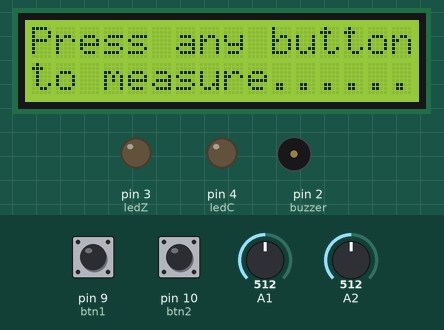
A sketch run on a simulated Arduino Uno, built with avr-gcc and run on an emulated ATmega328P. Shown: 16×2 character LCD, output pins drawn as LEDs (lit = HIGH), buzzer (waves = sounding). The test bench sets the inputs (shaded band); at power-on: pin 9 (btn1) HIGH, pin 10 (btn2) HIGH, A1 = 512, A2 = 512.

Above: at 6.2 s.
6.3 s: pin 9 (btn1) pulled LOW for 0.15 s
At 7.1 s:
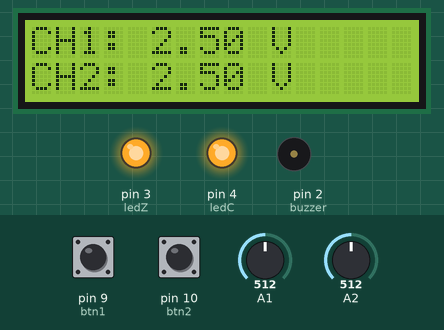
8.0 s: pin 10 (btn2) pulled LOW for 0.15 s
At 8.7 s:
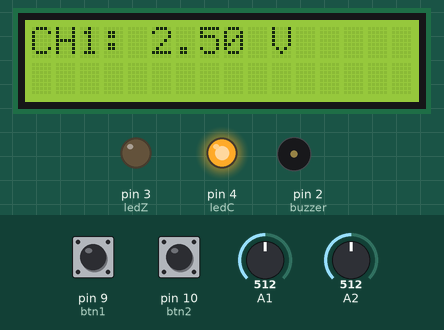
9.7 s: pin 10 (btn2) pulled LOW for 1 s
At 10.2 s:
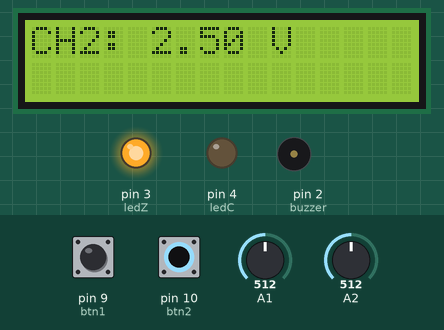
12.2 s: pin 9 (btn1) pulled LOW for 1 s
At 13.5 s:
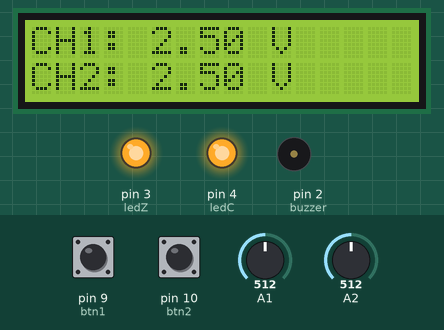
14.7 s: A1 set to 716
At 15.6 s:
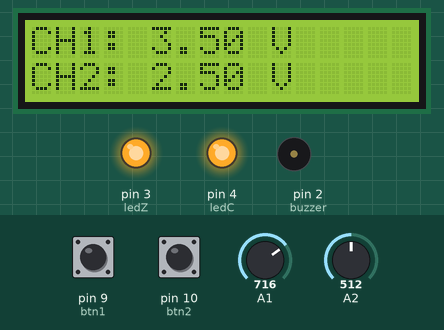
16.2 s: A2 set to 716
At 17.4 s:
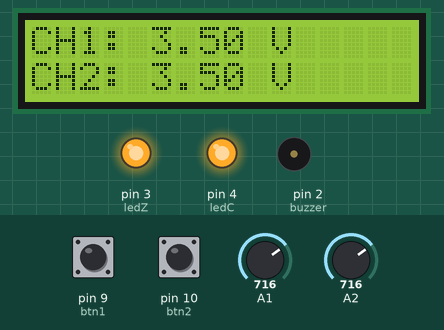
Timing chart, 0 to 18.7 s (numbered marks = the images above; inputs shaded):
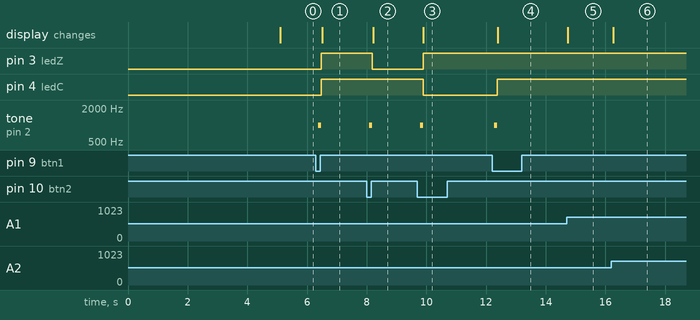

The sketch:

2CHvoltmeter.ino
```cpp
#include <Wire.h>
#include <LiquidCrystal_I2C.h>

/* arduino pins */
const int buzzer = 2; //buzzer to arduino pin 9
const int ledC = 4; // red
const int ledZ = 3; // yellow

const int btn1 = 9; // button 1
const int btn2 = 10; // button 2
/****************/

float voltage_ch1 = 0; //1. measured voltage
float voltage_ch2 = 0; //2. measured voltage

/* bools to help with LCD printing */

bool showBothVals = false;
bool showSeparate = false;
bool firstTime = true;
bool lastCH1 = true;
/****************/

int btn1Val; // button 1 state
int btn2Val; // button 2 state

/* debouncing variables */
int buttonState1 = HIGH;
int buttonState2 = HIGH;

int lastButtonState1 = HIGH;
int lastButtonState2 = HIGH;

unsigned long lastDebounceTime1 = 0;  // the last time the output pin was toggled
unsigned long lastDebounceTime2 = 0;  // the last time the output pin was toggled

unsigned long debounceDelay = 50;    // the debounce time; increase if the output flickers
/****************/

LiquidCrystal_I2C lcd = LiquidCrystal_I2C(0x27, 16, 2); // 16x2 LCD. "object" instance

void greetingScreen(){
  lcd.setCursor(0, 0);
  lcd.print("2CH voltmeter");
  long prev = millis();
  while(millis() - prev < 5000){

  }
  lcd.clear();
}

void beepOnTouch(){
  tone(buzzer, 1000); // 1KHz
  long prev = millis();
  while(millis() - prev < 100){

  }
  noTone(buzzer);
}

void printCH1(){
  readVoltageCH1();
  lcd.setCursor(0, 0);
  String voltageToPrint = "CH1: ";
  voltageToPrint += String(voltage_ch1);
  voltageToPrint += " V     ";
  lcd.print(voltageToPrint);
  lcd.setCursor(0, 1);
  lcd.print("                ");
}


void printCH2(){
  readVoltageCH2();
  lcd.setCursor(0, 0);
  String voltageToPrint = "CH2: ";
  voltageToPrint += String(voltage_ch2);
  voltageToPrint += " V     ";
  lcd.print(voltageToPrint);
  lcd.setCursor(0, 1);
  lcd.print("                ");
}

void printTogether(){
  readVoltageCH1();
  readVoltageCH2();
  lcd.setCursor(0, 0);
  String voltageToPrint = "CH1: ";
  voltageToPrint += String(voltage_ch1);
  voltageToPrint += " V     ";
  lcd.print(voltageToPrint);

  lcd.setCursor(0, 1);
  voltageToPrint = "CH2: ";
  voltageToPrint += String(voltage_ch2);
  voltageToPrint += " V     ";
  lcd.print(voltageToPrint);
}

void readVoltageCH1(){
  voltage_ch1 = (analogRead(A1)*5)/1024.0;
}

void readVoltageCH2(){
  voltage_ch2 = (analogRead(A2)*5)/1024.0;
}

void setup() {

  Serial.begin(9600);

  lcd.init();
  lcd.backlight();

  pinMode(buzzer, OUTPUT);
  noTone(buzzer);

  pinMode(btn1, INPUT_PULLUP);
  pinMode(btn2, INPUT_PULLUP);

  pinMode(ledC, OUTPUT);
  pinMode(ledZ, OUTPUT);
  digitalWrite(ledC, LOW);
  digitalWrite(ledZ, LOW);

  greetingScreen();
}

void loop() {

  int reading1 = digitalRead(btn1);
  int reading2 = digitalRead(btn2);

  if (reading1 != lastButtonState1) {
    lastDebounceTime1 = millis();
  }
  else if (reading2 != lastButtonState2) {
    lastDebounceTime2 = millis();
  }


  if ((millis() - lastDebounceTime1) > debounceDelay) {
    if (reading1 != buttonState1) {
      buttonState1 = reading1;
      if (buttonState1 == LOW) {
        firstTime = false;
        beepOnTouch();
        showSeparate = false;
        showBothVals = true;
        digitalWrite(ledC,HIGH);
        digitalWrite(ledZ,HIGH);
      }
    }
  }


  if ((millis() - lastDebounceTime2) > debounceDelay) {
    if (reading2 != buttonState2) {
      buttonState2 = reading2;
      if (buttonState2 == LOW) {
        firstTime = false;
        beepOnTouch();
        showSeparate = true;
        showBothVals = false;
        lastCH1 = !lastCH1;
        if(!lastCH1){
          digitalWrite(ledC,HIGH);
          digitalWrite(ledZ,LOW);
        }
        else{
          digitalWrite(ledC,LOW);
          digitalWrite(ledZ,HIGH);
        }
      }
    }
  }

  if(firstTime) {
    lcd.setCursor(0, 0);
    lcd.print("Press any button");
    lcd.setCursor(0, 1);
    lcd.print("to measure......");
  }

  if(showBothVals){
    printTogether();
  }
  else if (showSeparate){
    if(!lastCH1){
      printCH1();
    }
    else{
      printCH2();
    }
  }

  lastButtonState1 = reading1;
  lastButtonState2 = reading2;

}
```

Measured:
- after the input at 6.3 s, pin 3 (ledZ), pin 4 (ledC): LOW → HIGH after 0.18 s; tone on pin 2 (buzzer): silent → 1000 Hz after 0.08 s, → silent 0.10 s later; the display: changes after 0.21 s (image 1)
- after the input at 8.0 s, pin 3 (ledZ): HIGH → LOW after 0.19 s; tone on pin 2 (buzzer): silent → 1000 Hz after 0.09 s, → silent 0.10 s later; the display: changes after 0.22 s (image 2)
- after the input at 9.7 s, pin 3 (ledZ): LOW → HIGH after 0.19 s; pin 4 (ledC): HIGH → LOW after 0.19 s; tone on pin 2 (buzzer): silent → 1000 Hz after 0.09 s, → silent 0.10 s later; the display: changes after 0.19 s (image 3)
- after the input at 12.2 s, pin 4 (ledC): LOW → HIGH after 0.17 s; tone on pin 2 (buzzer): silent → 1000 Hz after 0.07 s, → silent 0.10 s later; the display: changes after 0.20 s (image 4)
- after the input at 14.7 s, the display: changes at once (image 5)
- after the input at 16.2 s, the display: changes after 0.06 s (image 6)
